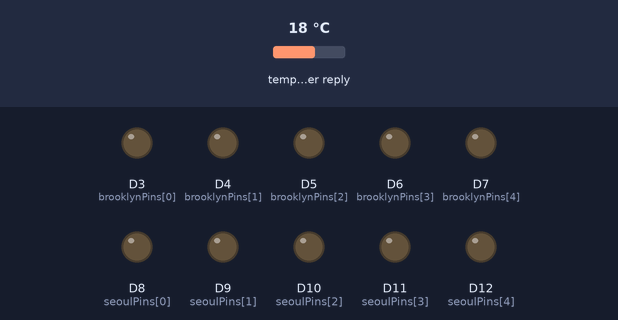
Simulated run of this sketch. Board: Arduino MKR. Parts: output pins drawn as LEDs (lit = HIGH). The test bench sets the inputs (shaded band); at power-on: temperature in the weather reply 18 °C. WiFi joins after 1.5 s; servers stay silent unless stated; web services answer with replies made up by the test bench; what the sketch prints to the serial monitor is not drawn.

Above: at 0.1 s.
At 3.0 s:
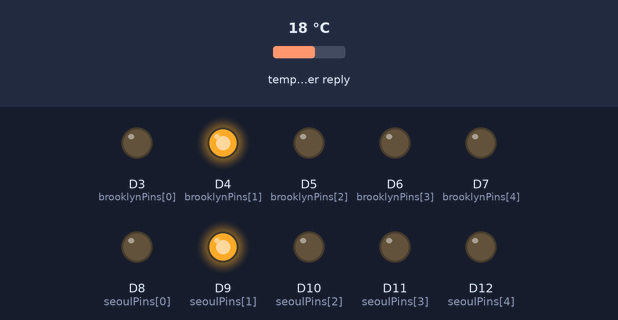
Timing chart, 0 to 4.5 s (numbered marks = the images above):
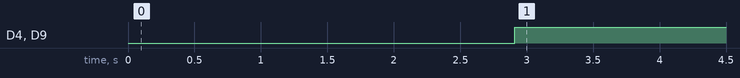

Measured:
- by itself, D4 (brooklynPins[1]), D9 (seoulPins[1]): LOW → HIGH at 2.9 s

The sketch:

weatherAPI_BrooklynSeoul.ino
```cpp
#include <WiFiNINA.h>
#include <ArduinoHttpClient.h>
#include <ArduinoJson.h>
#include <WiFiUdp.h>

// --- WiFi 설정 --- // WiFi configuration
char ssid[] = "wifi_id";
char pass[] = "wifi_password";

// --- OpenWeatherMap API 설정 --- // API configuration
const char server[] = "api.openweathermap.org";
String apiKey = "API_key"; // OpenWeatherMap API key
int port = 443;

// --- LED 핀 설정 --- // LED pin setup
#define LED_COUNT 5
int brooklynPins[LED_COUNT] = {3, 4, 5, 6, 7}; // Brooklyn LEDs
int seoulPins[LED_COUNT] = {8, 9, 10, 11, 12}; // Seoul LEDs

// --- 일출/일몰 시간 저장 --- // Sunrise/Sunset time storage
unsigned long sunriseBrooklyn = 0;
unsigned long sunsetBrooklyn = 0;
unsigned long sunriseSeoul = 0;
unsigned long sunsetSeoul = 0;

// --- NTP 설정 --- // NTP time sync
WiFiUDP udp;
const char *ntpServer = "pool.ntp.org";
const unsigned int localPort = 2390;

// === 초기 설정 === // Setup
void setup()
{
  Serial.begin(9600);
  connectToWiFi(); // WiFi 연결 // Connect to WiFi

  // 모든 LED 핀 출력으로 설정 // Set all LED pins as OUTPUT
  for (int i = 0; i < LED_COUNT; i++)
  {
    pinMode(brooklynPins[i], OUTPUT);
    pinMode(seoulPins[i], OUTPUT);
  }

  // 브루클린, 서울 일출/일몰 시간 받아오기 // Fetch sunrise/sunset times for both cities
  getSunTime("40.68", "-73.94", sunriseBrooklyn, sunsetBrooklyn, "Brooklyn");
  getSunTime("37.57", "126.97", sunriseSeoul, sunsetSeoul, "Seoul");

  Serial.println("[NTP] 준비 완료 / Ready for time sync");
}

// === 메인 반복 === // Main loop
void loop()
{
  unsigned long currentTime = getUTCTime(); // 현재 시간 동기화 // Get current UTC time

  if (currentTime == 0)
  {
    Serial.println("[오류] NTP 시간 실패 / NTP time fetch failed. Retrying...");
    delay(5000);
    return;
  }

  updateSky("Brooklyn", brooklynPins, sunriseBrooklyn, sunsetBrooklyn, currentTime);
  updateSky("Seoul", seoulPins, sunriseSeoul, sunsetSeoul, currentTime);

  Serial.println("------");
  delay(10000); // 10초마다 업데이트 // Update every 10 seconds
}

// === WiFi 연결 함수 === // WiFi connection
void connectToWiFi()
{
  Serial.print("[WiFi] 연결 중 / Connecting to: ");
  Serial.println(ssid);

  while (WiFi.begin(ssid, pass) != WL_CONNECTED)
  {
    Serial.print(".");
    delay(1000);
  }

  Serial.println("\n[WiFi] 연결 완료 / Connected!");
  Serial.print("[WiFi] IP 주소 / IP Address: ");
  Serial.println(WiFi.localIP());

  udp.begin(localPort); // NTP 요청 위한 UDP 시작 // Start UDP for NTP
}

// === NTP 시간 가져오기 === // Get current UTC time via NTP
unsigned long getUTCTime()
{
  byte packetBuffer[48];
  memset(packetBuffer, 0, 48);
  packetBuffer[0] = 0b11100011; // NTP 요청 코드 // NTP request byte

  udp.beginPacket(ntpServer, 123);
  udp.write(packetBuffer, 48);
  udp.endPacket();

  delay(1000); // 응답 대기 // Wait for response

  int size = udp.parsePacket();
  if (size >= 48)
  {
    udp.read(packetBuffer, 48);
    unsigned long highWord = word(packetBuffer[40], packetBuffer[41]);
    unsigned long lowWord = word(packetBuffer[42], packetBuffer[43]);
    unsigned long secsSince1900 = highWord << 16 | lowWord;
    unsigned long epoch = secsSince1900 - 2208988800UL; // UNIX epoch 기준으로 변환 // Convert to UNIX time
    return epoch;
  }
  else
  {
    return 0;
  }
}

// === OpenWeatherMap으로부터 일출/일몰 시간 받아오기 ===
// Fetch sunrise and sunset time from OpenWeatherMap
void getSunTime(String lat, String lon, unsigned long &sunrise, unsigned long &sunset, String city)
{
  WiFiSSLClient wifiTemp;
  HttpClient localClient = HttpClient(wifiTemp, server, port);

  String path = "/data/2.5/weather?lat=" + lat + "&lon=" + lon + "&units=metric&appid=" + apiKey;
  Serial.println("[" + city + "] API 요청 중 / Fetching weather data...");
  localClient.get(path);

  int statusCode = localClient.responseStatusCode();
  String response = localClient.responseBody();

  Serial.println("[" + city + "] 응답 코드 / Status code: " + String(statusCode));
  if (statusCode != 200)
  {
    Serial.println("[" + city + "] 요청 실패 / Request failed");
    return;
  }

  DynamicJsonDocument doc(1024);
  DeserializationError error = deserializeJson(doc, response);
  if (error)
  {
    Serial.print("[" + city + "] JSON 파싱 실패 / JSON parsing failed: ");
    Serial.println(error.c_str());
    return;
  }

  sunrise = doc["sys"]["sunrise"];
  sunset = doc["sys"]["sunset"];

  Serial.println("[" + city + "] Sunrise: " + String(sunrise));
  Serial.println("[" + city + "] Sunset: " + String(sunset));
}

// === LED 상태 업데이트 ===
// Update LED status based on sun position
void updateSky(String cityName, int pins[], unsigned long sunrise, unsigned long sunset, unsigned long currentTime)
{
  Serial.println("[" + cityName + "] 현재 UTC 시간 / Current UTC time: " + String(currentTime));
  Serial.println("[" + cityName + "] Sunrise: " + String(sunrise));
  Serial.println("[" + cityName + "] Sunset: " + String(sunset));

  if (sunrise == 0 || sunset == 0)
    return;

  if (currentTime < sunrise || currentTime > sunset)
  {
    Serial.println("[" + cityName + "] 밤 / Night - LED OFF");
    for (int i = 0; i < LED_COUNT; i++)
    {
      digitalWrite(pins[i], LOW);
    }
    return;
  }

  int sunPos = map(currentTime - sunrise, 0, sunset - sunrise, 0, LED_COUNT - 1);
  sunPos = constrain(sunPos, 0, LED_COUNT - 1);
  Serial.println("[" + cityName + "] 낮 / Day - 태양 위치 LED " + String(sunPos));

  for (int i = 0; i < LED_COUNT; i++)
  {
    digitalWrite(pins[i], i == sunPos ? HIGH : LOW);
  }
}
```
